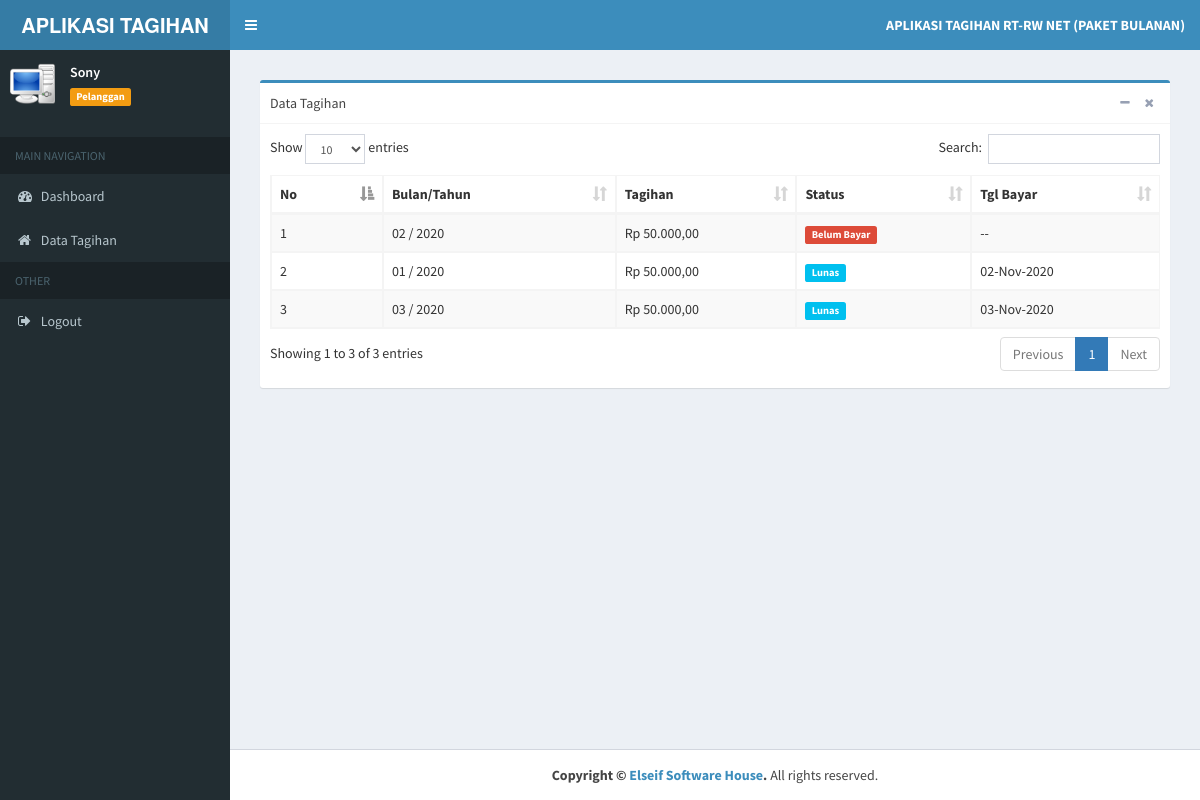
Screenshot of /aplication.php?page=data-tagihan (signed in) with the database file from the repository.
### tables this page shows
CREATE TABLE `tb_tagihan` (
  `id_tagihan` int(11) NOT NULL,
  `bulan` varchar(3) NOT NULL,
  `tahun` year(4) NOT NULL,
  `id_pelanggan` varchar(6) NOT NULL,
  `tagihan` int(11) NOT NULL,
  `status` enum('BL','LS') NOT NULL,
  `tgl_bayar` date NOT NULL
);

### inc/rupiah.php (called while the page is built)
<?php
function rupiah($angka){
	$hasil_rupiah = "Rp " . number_format($angka,2,',','.');
	return $hasil_rupiah;
}

### pelanggan/data_tagihan.php (the view)
<section class="content">
	<div class="box box-primary">
		<div class="box-header with-border">
			Data Tagihan
			<div class="box-tools pull-right">
				<button type="button" class="btn btn-box-tool" data-widget="collapse">
					<i class="fa fa-minus"></i>
				</button>
				<button type="button" class="btn btn-box-tool" data-widget="remove">
					<i class="fa fa-remove"></i>
				</button>
			</div>
		</div>
		<div class="box-body">
			<div class="table-responsive">
				<table id="example1" class="table table-bordered table-striped">
					<thead>
						<tr>
							<th>No</th>
							<th>Bulan/Tahun</th>
							<th>Tagihan</th>
							<th>Status</th>
							<th>Tgl Bayar</th>
						</tr>
					</thead>
					<tbody>
						<?php
                  $no = 1;
                  $sql = $koneksi->query("SELECT * from tb_tagihan where id_pelanggan='$data_id' order by tgl_bayar asc");
                  while ($data= $sql->fetch_assoc()) {
                ?>
						<tr>
							<td>
								<?php echo $no++; ?>
							</td>
							<td>
								<?php echo $data['bulan']; ?>
								/
								<?php echo $data['tahun']; ?>
							</td>
							<td>
								<?php echo rupiah($data['tagihan']); ?>
							</td>
							<td>
								<?php $stt = $data['status']  ?>
								<?php if($stt == 'BL'){ ?>
								<span class="label label-danger">Belum Bayar</span>
								<?php }elseif($stt == 'LS'){ ?>
								<span class="label label-info">Lunas</span>
							</td>
							<?php } ?>
							<td>
								<?php $stt = $data['status']  ?>
								<?php if($stt == 'BL'){ ?>
								--
								<?php }elseif($stt == 'LS'){ ?>
								<?php  $tgl = $data['tgl_bayar']; echo date("d-M-Y", strtotime($tgl))?>
							</td>
							<?php } ?>
						</tr>
						<?php
						}
						?>
					</tbody>
				</table>
			</div>
		</div>
	</div>
</section>

### rows the page displays
tb_tagihan: bulan "02", tahun "2020", tagihan "Rp 50.000,00", status "Belum Bayar"
tb_tagihan: bulan "01", tahun "2020", tagihan "Rp 50.000,00", status "Lunas", tgl_bayar "02-Nov-2020"
tb_tagihan: bulan "03", tahun "2020", tagihan "Rp 50.000,00", status "Lunas", tgl_bayar "03-Nov-2020"

### other values shown
$data_nama "Sony"
